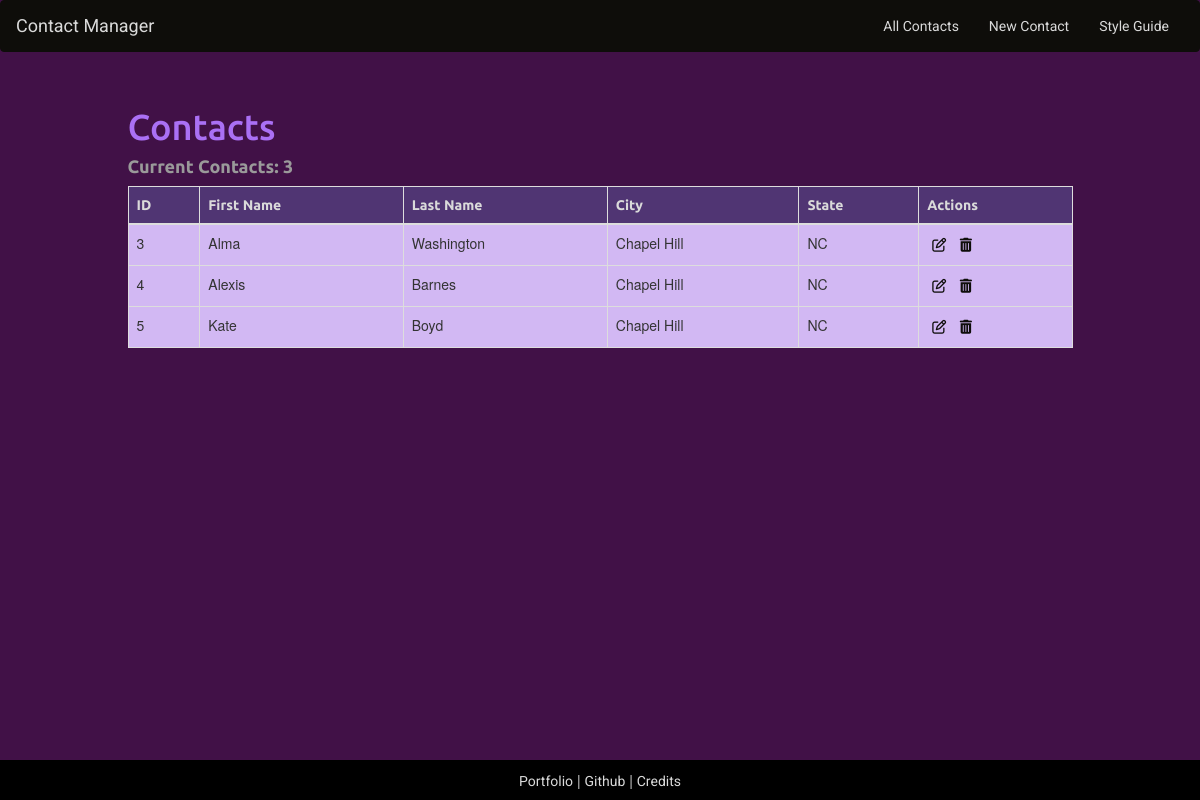
The page / on the database its author committed.
### tables this page shows
CREATE TABLE IF NOT EXISTS `contacts` (
  `id` int(11) NOT NULL,
  `first_name` varchar(200) NOT NULL,
  `last_name` varchar(200) NOT NULL,
  `title` varchar(200) NOT NULL,
  `address` varchar(200) NOT NULL,
  `city` varchar(200) NOT NULL,
  `state` varchar(200) NOT NULL,
  `zipcode` varchar(200) NOT NULL,
  `phone` varchar(200) NOT NULL,
  `notes` text NOT NULL
);

### index.php (the view, shortened to what this page needs)
<?php
  include 'header.php';
  $contacts = $db->query('SELECT * FROM contacts')->fetchAll(PDO::FETCH_ASSOC);
 ?>
<h1>Contacts</h1>
<h4>Current Contacts: <?= count($contacts); ?></span></h4>
<table class="table table-hover table-bordered">
  <thead>
    <th>ID</th>
    <th>First Name</th>
    <th>Last Name</th>
    <th>City</th>
    <th>State</th>
    <th>Actions</th>
  </thead>
  <tbody>
    <?php foreach ($contacts as $contact) :?>
      <tr>
        <td><?= $contact['id']; ?></td>
        <td><?= $contact['first_name']; ?></td>
        <td><?= $contact['last_name']; ?></td>
        <td><?= $contact['city']; ?></td>
        <td><?= $contact['state']; ?></td>
        <td>
            <a class="icon" href="/edit.php?id=<?=$contact['id'];?>">
              <i class="fa fa-pencil-square-o" title="Edit" aria-hidden="true"></i>
            </a>
          <a class="icon" href="javascript:deleteContact('/delete.php?id=<?= $contact['id']; ?>')">
            <i class="fa fa-trash" aria-hidden="true" title="Delete"></i>
          </a>
        </td>
      </tr>
    <?php endforeach; ?>
  </tbody>
</table>
<?php include 'footer.php'; ?>

### header.php (shortened to what this page needs)
<!DOCTYPE html>
<html>
  <head>
    <link rel="stylesheet" href="https://maxcdn.bootstrapcdn.com/bootstrap/3.3.7/css/bootstrap.min.css">
    <link rel="stylesheet" href="/css/style.css">
  </head>
  <body>
    <nav class="navbar navbar-default">
      <div class="container-fluid">
        <div class="navbar-header">
          <a class="navbar-brand" href="/index.php">Contact Manager</a>
        </div>
        <div class="collapse navbar-collapse" id="bs-example-navbar-collapse-1">
          <ul class="nav navbar-nav navbar-right">
            <li><a href="/index.php">All Contacts</a></li>
            <li><a href="/new.php">New Contact</a></li>
            <li><a href="/style.php">Style Guide</a></li>
          </ul>
        </div>
      </div>
    </nav>
    <div class="container">
      <div class="row">
        <div class="col-md-10 col-md-offset-1">

### footer.php (shortened to what this page needs)
      </div>
    </div>
      <div class="footer">
        <a href="http://almawashington.com" target="_blank">Portfolio</a> |
        <a href="https://github.com/alma19" target="_blank">Github</a> |
        <a href="/credits.php">Credits</a>
      </div>
  </body>
</html>

### css/style.css (style rules this page uses)
body { background: #411147; margin-bottom: 50px; }
a { font-family: 'Roboto', sans-serif !important; color: #dadada; }
h1, h2, h3, h4, h5, th { font-family: 'Ubuntu', sans-serif !important; }
.container { padding-top: 15px; }
.fa { padding: 5px; }
nav { font-family: 'Ubuntu', sans-serif; }
.navbar-default { background-color: #0e0d0a; border-color: #0e0d0a; }
.navbar-default .navbar-brand { color: #dadada; }
.navbar-default .navbar-nav>li>a { color: #dadada; }
tbody { background-color: #D2B8F3; }
thead { background-color: #503573; color: #dadada; }
.footer { position: fixed; bottom: 0; right: 0; left: 0; background-color: black; height: 40px; color: #dadada; padding: 10px; text-align: center; }
.fa { color: #0E0D0A; }
h1 { color: #AA70F5; }
h4 { color: #9A9A9A; font-weight: bold; }

### rows shown on the page
contacts: id "3", first_name "Alma", last_name "Washington", city "Chapel Hill", state "NC"
contacts: id "4", first_name "Alexis", last_name "Barnes", city "Chapel Hill", state "NC"
contacts: id "5", first_name "Kate", last_name "Boyd", city "Chapel Hill", state "NC"

### other values the page prints
count($contacts) "3"
